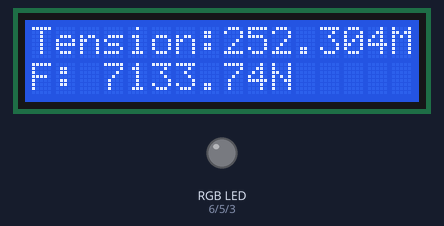
A sketch run on a simulated Arduino Uno, built with avr-gcc and run on an emulated ATmega328P. On the bench: 16×2 character LCD, an RGB LED mixed from three pins (HIGH = lit). Pins used as bus, display or sensor lines are not drawn; what the sketch prints to the serial monitor is not drawn.

Above: at 3.2 s.
At 7.2 s:
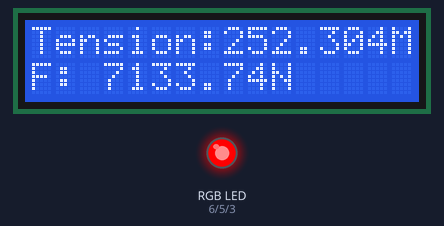
Timing chart, 0 to 8.7 s (numbered marks = the images above):
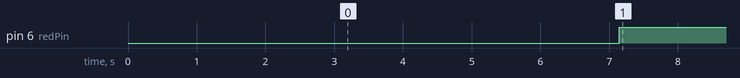

The sketch:

sketch_feb8b.ino
```cpp
#include <SPI.h>
#define CS 10
#include <LiquidCrystal_I2C.h>
LiquidCrystal_I2C lcd(0x27, 16, 2);

const int redPin = 6;    // Nowy pin diody czerwonej
const int greenPin = 5;  // Nowy pin diody zielonej
const int bluePin = 3;   // Nowy pin diody niebieskiej


uint8_t val16;
uint8_t receivedVal;
uint8_t kom=0x60;
uint16_t itemp;/*internal temperature*/
uint16_t valit;
uint8_t konf_temp=0b00010000;
uint16_t sel_temp=0b0000000010000110;//0b00001000000010110
uint8_t czyt_temp=0b01011100;

uint16_t value;
uint16_t value2;
uint16_t  Code;
uint16_t Code2;
float internaltep;
float AIN;

uint16_t full_Scale_Calibration=0b11001000000001010;//11111000000001010
uint16_t zero_Scale_Calibration=0b11101000000001010;

uint8_t adress_mode_register=0b00001000; //01 011 100
uint8_t adress_config_register=0b00010000;//01011000
uint8_t adress_data_register=0b01011100;//było 0b00011000
uint8_t adress_data_register_single=0b01011000;//było 0b00011000
uint8_t adress_offset_register=0b01110000;
uint8_t adress_full_scale_register=0b01111000;
/*uint8_t adress_mode_register=0b10001000; //01 0001 000
uint8_t adress_config_register=0b1001000;//01010000
uint8_t adress_data_register=0b01011000;//było 0b00011000*/
uint8_t data_register_reset=0x0000;
uint16_t mode_register=0b0000000000000001;//ma być 0b0000000000000001;
uint16_t mode_register_single_conversation=0b0010000000000001;//ma być 0b0000000000000001;
//uint16_t config_register=0b0000000000000000;//0b0001000000000000;uniporal 0b0000000000000000;biporal
//uint16_t config_register_unipolar_temp=0b00001000000000110;//0b0001000000000000;uniporal 0b0000000000000000;biporal
//uint16_t sel_temp=0b00001000000010110;
uint16_t idle_register=0b0100000000000001;
uint16_t power_down_register=0b001100000000001;
//uint16_t config_register=0x86;//0b0100000000010000;//configuration register gain 128 0101011100000000 internal external 00
uint16_t data_register;//=0b0000000001011000;//0b0000000010000000;
uint16_t offset_register;
uint16_t full_scale_register;
uint16_t offset_register_1;
uint16_t full_scale_register_1;

//const int GAIN=128;
const int GAIN=64;
//uint16_t config_register_gain=0b0000011100010000;//128
//uint16_t config_register_gain=0b0000000100010000;//2
//uint16_t config_register_gain=0b0000001000010000;//4
//uint16_t config_register_gain=  0b0000001010010000;//4 intrnal reference 14 15 pins 1.17v
//uint16_t config_register=     0b0000000010000000; intrnal 1.17v
//uint16_t config_register_gain=0b0000001100010000;//8
//uint16_t config_register_gain=0b0000010000010000;//16
//uint16_t config_register_gain=0b0000010100010000;//32

uint16_t config_register_gain=  0b0000011010010000;//64
uint16_t config_register_unipolar_temp=  0b0000011010010110;//64
//uint16_t config_register_unipolar_temp_gain=0b00001111000010110;

//uint16_t config_register_unipolar_temp=0b0001001010010110;

void id() {
  digitalWrite(CS, LOW);
  SPI.transfer(0x8);
  SPI.transfer16(0x500A);
  digitalWrite(CS, HIGH);
  delay(5);
  digitalWrite(CS, LOW);
  SPI.transfer(kom);
  delay(3);
  uint8_t receivedVal = SPI.transfer(val16);
  Serial.print('\n');
  Serial.print("id to: ");
  Serial.print(receivedVal, HEX);
  Serial.print('\n');
  delay(100);
  digitalWrite(CS, HIGH);
  delay(100);
}

void internal_temperature() {
    digitalWrite(CS, LOW);
    SPI.transfer16(0xFFFF);
    SPI.transfer16(0xFFFF);
    digitalWrite(CS, HIGH); // Assuming it's HIGH rather than 1

    delay(10);
    digitalWrite(CS, LOW);
    SPI.transfer(0x8);
    SPI.transfer16(0x100A);
    digitalWrite(CS, HIGH); // Assuming it's HIGH rather than 1
    digitalWrite(CS, LOW);
    SPI.transfer(konf_temp);
    SPI.transfer16(config_register_unipolar_temp);
    digitalWrite(CS, HIGH); // Assuming it's HIGH rather than 1
    digitalWrite(CS, LOW);
    SPI.transfer(adress_data_register_single);

    do {
       // Serial.print("szczeka temp");
        //Serial.print('\t');
    } while (digitalRead(MISO) == HIGH);

    uint16_t Code = SPI.transfer16(valit);
    Serial.print("Code to: ");
    Serial.print(Code, HEX);
    Serial.print('\n');

    float AIN = (Code ) * 1.17/2/ ((pow(2, 15) - 1) * 1/GAIN);
    float internaltep = ((AIN / 0.00081) - 273.15);
    Serial.println("Temperature:");
    Serial.println(internaltep, 2);

    delay(1000);
    digitalWrite(CS, HIGH); // Assuming it's HIGH rather than 1
}

void full_Scale_Calibration_function() {
    digitalWrite(CS, LOW);
    while (digitalRead(MISO) == LOW);
    SPI.transfer(adress_mode_register);
    delay(100);
    SPI.transfer16(full_Scale_Calibration);
    delay(100);
    Serial.println("full_Scale_Calibration");do
{
} while (digitalRead(MISO)==1);
    digitalWrite(CS, HIGH);
    delay(100);
    //digitalWrite(CS, LOW);
    //digitalWrite(CS, HIGH);
}
void offset_register_and_full_scale_function() {
    digitalWrite(CS, LOW);

    // Configuration for data register
    SPI.transfer(adress_data_register_single);
    SPI.transfer16(mode_register_single_conversation);
    digitalWrite(CS, HIGH);

    // Configuration for config register
    digitalWrite(CS, LOW);
    SPI.transfer(adress_config_register);
    SPI.transfer16(config_register_gain);
    digitalWrite(CS, HIGH);

    // Configuration for offset register
    digitalWrite(CS, LOW);
    SPI.transfer(adress_offset_register);
    do{}
    while (digitalRead(MISO) == HIGH); // Wait for MISO to go low
    uint16_t offset_register_1 = SPI.transfer16(offset_register);
    Serial.print("offset_register ");
    Serial.print('\t');
    Serial.print(offset_register_1, HEX);
    Serial.print('\n');
    digitalWrite(CS, HIGH);
    digitalWrite (CS,LOW);
SPI.transfer(adress_full_scale_register);
do
{
} while (digitalRead(MISO)==1);

full_scale_register_1= SPI.transfer16(full_scale_register);
Serial.print("full_scale_register ");
Serial.print('\t');
Serial.print(full_scale_register_1,HEX);
Serial.print('\n');
digitalWrite(CS, HIGH);
}

void full_scale_register_function() {//not working idk why
    digitalWrite(CS, LOW);

    // Configuration for data register
    SPI.transfer(adress_data_register_single);
    SPI.transfer16(mode_register_single_conversation);
    digitalWrite(CS, HIGH);

    // Configuration for config register
    digitalWrite(CS, LOW);
    SPI.transfer(adress_config_register);
    SPI.transfer(adress_full_scale_register);
    do{}
    while (digitalRead(MISO) == HIGH); // Wait for MISO to go low
    uint16_t full_scale_register_1 = SPI.transfer16(full_scale_register);
    Serial.print("full_scale_register ");
    Serial.print('\t');
    Serial.print(full_scale_register_1, HEX);
    Serial.print('\n');
    digitalWrite(CS, HIGH);
}
double volt_ch1() {
    digitalWrite(CS, LOW);

    // Configuration for data register
    SPI.transfer(adress_data_register_single);
    SPI.transfer16(mode_register_single_conversation);
    digitalWrite(CS, HIGH);

    // Configuration for config register
    digitalWrite(CS, LOW);
    SPI.transfer(adress_config_register);
    SPI.transfer16(config_register_gain);
    digitalWrite(CS, HIGH);

    // Read voltage from data register
    digitalWrite(CS, LOW);
    SPI.transfer(adress_data_register);

    do {
        //Serial.print("czeka wolt");
        //Serial.print('\t');
    } while (digitalRead(MISO) == HIGH);

    uint16_t value = SPI.transfer16(data_register);
    Serial.print("value voltage");
    Serial.print('\t');
    Serial.print(value, HEX);
    Serial.print('\t');
    Serial.print(" ; Voltage[mV]=");
    double voltage = ((double(value) -32768) / (pow(2, 15) - 1) * 1.17/GAIN)*1000; //Output in Voltage biporal
    Serial.print(voltage,10);
    Serial.print('\n');
    digitalWrite(CS, HIGH);
    return voltage;
}
double checkMaterialSafety() {
    double voltage = volt_ch1();
    double tensometer_resistance = 119.6;
    double excitation_voltage = 4700;
    double k = 2.15; // Stała tensometru
    double E = 70000; // Young module 7*10^9GPa -ALumminum but dividet to MPa
    double resistanceChange = tensometer_resistance * (voltage)*2 /( excitation_voltage-voltage);

    //double resistanceChange = tensometer_resistance * (voltage / reference_voltage);
    double sigma = E * resistanceChange / (tensometer_resistance * k);
    double epsilon = sigma/E;
    double force=sigma*0.000028274333882*1000000;
    sigma = abs(sigma);
    Serial.println("TENSION MPa : ");
    Serial.println(sigma,10);
    Serial.println("strain : ");
    Serial.println(epsilon,10);
  Serial.println("sila N : ");
    Serial.println(force,10);
    Serial.print('\n');

    const double tensileStrength = 500; // Przykładowe naprężenie krytyczne na zrywanie w MPa
    const double compressiveStrength = 400; // Przykładowe naprężenie krytyczne na ściskanie w MPa
    const double bendingStrength = 300; // Przykładowe naprężenie krytyczne na zginanie w MPa

    // Sprawdzanie warunków naprężenia
    if (sigma < tensileStrength) {
        Serial.println("Applied tensile stress is below tensile strength. Material is safe under tension.");
    } else {
        Serial.println("Applied tensile stress exceeds tensile strength. Material is at risk of failure under tension.");
    }

    if (sigma < compressiveStrength) {
        Serial.println("Applied compressive stress is below compressive strength. Material is safe under compression.");
    } else {
        Serial.println("Applied compressive stress exceeds compressive strength. Material is at risk of failure under compression.");
    }

    if (sigma < bendingStrength) {
        Serial.println("Applied bending stress is below bending strength. Material is safe under bending.");
    } else {
        Serial.println("Applied bending stress exceeds bending strength. Material is at risk of failure under bending.");
    }


    displayOnLCD(sigma);
    return sigma;
}
void controlRGB(double sigma) {
   if (sigma <= 5) { // Jeśli sigma jest mniejsza lub równa 5
    analogWrite(redPin, 0);   // Wyłącz czerwoną diodę
    analogWrite(greenPin, 0); // Wyłącz zieloną diodę
    analogWrite(bluePin, 0);  // Wyłącz niebieską diodę
   }
  else if (sigma <= 10) { // Jeśli sigma jest mniejsza lub równa 10
    analogWrite(redPin, 0);   // Wyłącz czerwoną diodę
    analogWrite(greenPin, 255); // Włącz zieloną diodę
    analogWrite(bluePin, 0);  // Wyłącz niebieską diodę
  } else if (sigma > 10 && sigma <= 20) { // Jeśli sigma jest większa niż 10 i mniejsza lub równa 20
    analogWrite(redPin, 0);   // Wyłącz czerwoną diodę
    analogWrite(greenPin, 0);  // Wyłącz zieloną diodę
    analogWrite(bluePin, 255); // Włącz niebieską diodę
  } else { // W przeciwnym razie (jeśli sigma jest większa niż 20)
    analogWrite(redPin, 255); // Włącz czerwoną diodę
    analogWrite(greenPin, 0);  // Wyłącz zieloną diodę
    analogWrite(bluePin, 0);   // Wyłącz niebieską diodę
  }
}
void displayOnLCD(double sigma) {
    // Konwersja wartości sigma na postać tekstową
    char sigmaStr[10];
    char forceStr[10]; // Zakładamy, że wartość sigma będzie mieścić się w 10 znakach
    dtostrf(sigma, 5, 3, sigmaStr);
    //dtostrf(force, 5, 3, forceStr); // Konwersja liczby na 5 cyfr, z czego 2 po przecinku
double force=sigma*0.000028274333882*1000000;
    // Wyświetlenie wartości sigma na LCD
    lcd.clear();
    lcd.setCursor(0, 0);
    lcd.print("Tension:"); lcd.print(sigmaStr);lcd.print("MPa");
    lcd.setCursor(0, 1);

    lcd.print("F: "); lcd.print(force);lcd.print("N");

}


void setup() {
  // put your setup code here, to run once:
   Serial.begin(2400,SERIAL_8E2);
  SPI.begin();

  SPI.setDataMode(SPI_MODE3);
  SPI.setBitOrder(MSBFIRST);
  SPI.setClockDivider(SPI_CLOCK_DIV128);
  digitalWrite(CS, LOW);
  SPI.transfer16(0xFFFF);
  SPI.transfer16(0xFFFF);
  digitalWrite(CS,1);
  //id();
  //full_Scale_Calibration_function();
  internal_temperature();
  lcd.init();       // Inicjalizacja LCD
  lcd.backlight();
}

void loop() {
  // put your main code here, to run repeatedly:
//full_Scale_Calibration_function();//nie może być dla gain 128
//internal_temperature();
//full_Scale_Calibration_function();
offset_register_and_full_scale_function();
//full_scale_register_function();
volt_ch1();
checkMaterialSafety();


checkMaterialSafety();
double sigma = checkMaterialSafety();
controlRGB(sigma);


}
```

Measured:
- by itself, pin 6 (redPin): LOW → HIGH at 7.1 s
